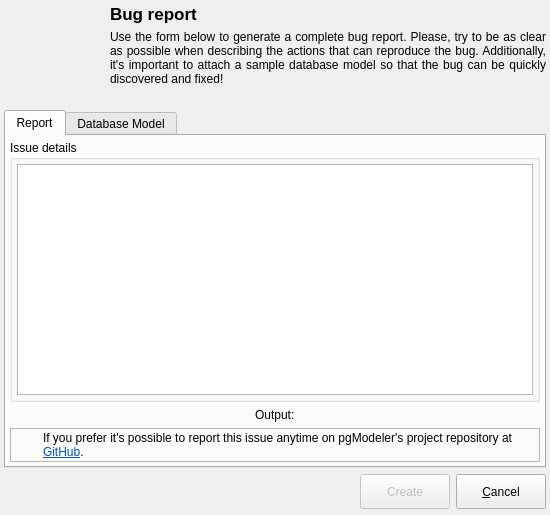
<?xml version="1.0" encoding="UTF-8"?>
<ui version="4.0">
 <class>BugReportForm</class>
 <widget class="QDialog" name="BugReportForm">
  <property name="windowModality">
   <enum>Qt::ApplicationModal</enum>
  </property>
  <property name="geometry">
   <rect>
    <x>0</x>
    <y>0</y>
    <width>550</width>
    <height>515</height>
   </rect>
  </property>
  <property name="sizePolicy">
   <sizepolicy hsizetype="Preferred" vsizetype="Preferred">
    <horstretch>0</horstretch>
    <verstretch>0</verstretch>
   </sizepolicy>
  </property>
  <property name="minimumSize">
   <size>
    <width>550</width>
    <height>500</height>
   </size>
  </property>
  <property name="maximumSize">
   <size>
    <width>16777215</width>
    <height>16777215</height>
   </size>
  </property>
  <property name="windowTitle">
   <string>Bug Report</string>
  </property>
  <property name="windowIcon">
   <iconset resource="../res/resources.qrc">
    <normaloff>:/icones/icones/pgsqlModeler48x48.png</normaloff>:/icones/icones/pgsqlModeler48x48.png</iconset>
  </property>
  <layout class="QGridLayout" name="gridLayout">
   <property name="leftMargin">
    <number>4</number>
   </property>
   <property name="topMargin">
    <number>4</number>
   </property>
   <property name="rightMargin">
    <number>4</number>
   </property>
   <property name="bottomMargin">
    <number>4</number>
   </property>
   <property name="spacing">
    <number>6</number>
   </property>
   <item row="0" column="0" rowspan="2">
    <widget class="QLabel" name="logo_lbl">
     <property name="sizePolicy">
      <sizepolicy hsizetype="Fixed" vsizetype="Fixed">
       <horstretch>0</horstretch>
       <verstretch>0</verstretch>
      </sizepolicy>
     </property>
     <property name="minimumSize">
      <size>
       <width>100</width>
       <height>100</height>
      </size>
     </property>
     <property name="maximumSize">
      <size>
       <width>100</width>
       <height>100</height>
      </size>
     </property>
     <property name="text">
      <string/>
     </property>
     <property name="pixmap">
      <pixmap resource="../res/resources.qrc">:/imagens/imagens/bugreport.png</pixmap>
     </property>
     <property name="scaledContents">
      <bool>true</bool>
     </property>
     <property name="alignment">
      <set>Qt::AlignLeading|Qt::AlignLeft|Qt::AlignTop</set>
     </property>
    </widget>
   </item>
   <item row="0" column="1">
    <widget class="QLabel" name="title_lbl">
     <property name="sizePolicy">
      <sizepolicy hsizetype="Preferred" vsizetype="Fixed">
       <horstretch>0</horstretch>
       <verstretch>0</verstretch>
      </sizepolicy>
     </property>
     <property name="font">
      <font>
       <pointsize>13</pointsize>
       <weight>75</weight>
       <bold>true</bold>
      </font>
     </property>
     <property name="text">
      <string>Bug report</string>
     </property>
     <property name="margin">
      <number>4</number>
     </property>
    </widget>
   </item>
   <item row="3" column="0" colspan="2">
    <layout class="QGridLayout" name="botoes_lt">
     <property name="leftMargin">
      <number>4</number>
     </property>
     <property name="bottomMargin">
      <number>2</number>
     </property>
     <property name="spacing">
      <number>0</number>
     </property>
     <item row="0" column="3">
      <widget class="QPushButton" name="cancel_btn">
       <property name="sizePolicy">
        <sizepolicy hsizetype="Preferred" vsizetype="Preferred">
         <horstretch>0</horstretch>
         <verstretch>0</verstretch>
        </sizepolicy>
       </property>
       <property name="minimumSize">
        <size>
         <width>90</width>
         <height>35</height>
        </size>
       </property>
       <property name="maximumSize">
        <size>
         <width>16777215</width>
         <height>16777215</height>
        </size>
       </property>
       <property name="text">
        <string>&amp;Cancel</string>
       </property>
       <property name="icon">
        <iconset resource="../res/resources.qrc">
         <normaloff>:/icones/icones/msgbox_erro.png</normaloff>:/icones/icones/msgbox_erro.png</iconset>
       </property>
       <property name="iconSize">
        <size>
         <width>22</width>
         <height>22</height>
        </size>
       </property>
       <property name="flat">
        <bool>false</bool>
       </property>
      </widget>
     </item>
     <item row="0" column="2">
      <spacer name="horizontalSpacer">
       <property name="orientation">
        <enum>Qt::Horizontal</enum>
       </property>
       <property name="sizeType">
        <enum>QSizePolicy::Fixed</enum>
       </property>
       <property name="sizeHint" stdset="0">
        <size>
         <width>6</width>
         <height>20</height>
        </size>
       </property>
      </spacer>
     </item>
     <item row="0" column="1">
      <widget class="QPushButton" name="create_btn">
       <property name="enabled">
        <bool>false</bool>
       </property>
       <property name="sizePolicy">
        <sizepolicy hsizetype="Preferred" vsizetype="Preferred">
         <horstretch>0</horstretch>
         <verstretch>0</verstretch>
        </sizepolicy>
       </property>
       <property name="minimumSize">
        <size>
         <width>90</width>
         <height>35</height>
        </size>
       </property>
       <property name="maximumSize">
        <size>
         <width>16777215</width>
         <height>16777215</height>
        </size>
       </property>
       <property name="text">
        <string>Create</string>
       </property>
       <property name="icon">
        <iconset resource="../res/resources.qrc">
         <normaloff>:/icones/icones/salvar.png</normaloff>:/icones/icones/salvar.png</iconset>
       </property>
       <property name="iconSize">
        <size>
         <width>22</width>
         <height>22</height>
        </size>
       </property>
       <property name="default">
        <bool>true</bool>
       </property>
      </widget>
     </item>
     <item row="0" column="0">
      <spacer>
       <property name="orientation">
        <enum>Qt::Horizontal</enum>
       </property>
       <property name="sizeHint" stdset="0">
        <size>
         <width>91</width>
         <height>27</height>
        </size>
       </property>
      </spacer>
     </item>
    </layout>
   </item>
   <item row="1" column="1">
    <widget class="QLabel" name="msg_lbl">
     <property name="sizePolicy">
      <sizepolicy hsizetype="Expanding" vsizetype="Preferred">
       <horstretch>0</horstretch>
       <verstretch>0</verstretch>
      </sizepolicy>
     </property>
     <property name="minimumSize">
      <size>
       <width>0</width>
       <height>0</height>
      </size>
     </property>
     <property name="text">
      <string>Use the form below to generate a complete bug report. Please, try to be as clear as possible when describing the actions that can reproduce the bug. Additionally, it's important to attach a sample database model so that the bug can be quickly discovered and fixed!</string>
     </property>
     <property name="textFormat">
      <enum>Qt::PlainText</enum>
     </property>
     <property name="alignment">
      <set>Qt::AlignJustify|Qt::AlignTop</set>
     </property>
     <property name="wordWrap">
      <bool>true</bool>
     </property>
     <property name="margin">
      <number>4</number>
     </property>
     <property name="openExternalLinks">
      <bool>true</bool>
     </property>
     <property name="textInteractionFlags">
      <set>Qt::TextSelectableByMouse</set>
     </property>
    </widget>
   </item>
   <item row="2" column="0" colspan="2">
    <widget class="QTabWidget" name="report_twg">
     <property name="sizePolicy">
      <sizepolicy hsizetype="Expanding" vsizetype="Expanding">
       <horstretch>0</horstretch>
       <verstretch>0</verstretch>
      </sizepolicy>
     </property>
     <property name="currentIndex">
      <number>0</number>
     </property>
     <widget class="QWidget" name="tab">
      <attribute name="title">
       <string>Report</string>
      </attribute>
      <layout class="QVBoxLayout" name="report_tab_grid">
       <property name="leftMargin">
        <number>4</number>
       </property>
       <property name="topMargin">
        <number>4</number>
       </property>
       <property name="rightMargin">
        <number>4</number>
       </property>
       <property name="bottomMargin">
        <number>4</number>
       </property>
       <item>
        <widget class="QGroupBox" name="details_gb">
         <property name="title">
          <string>Issue details</string>
         </property>
         <layout class="QGridLayout" name="gridLayout_3">
          <property name="leftMargin">
           <number>4</number>
          </property>
          <property name="topMargin">
           <number>4</number>
          </property>
          <property name="rightMargin">
           <number>4</number>
          </property>
          <property name="bottomMargin">
           <number>4</number>
          </property>
          <item row="0" column="0">
           <widget class="QPlainTextEdit" name="details_txt"/>
          </item>
         </layout>
        </widget>
       </item>
       <item>
        <widget class="QWidget" name="output_wgt" native="true">
         <layout class="QHBoxLayout" name="output_lt">
          <property name="leftMargin">
           <number>0</number>
          </property>
          <property name="topMargin">
           <number>0</number>
          </property>
          <property name="rightMargin">
           <number>0</number>
          </property>
          <property name="bottomMargin">
           <number>0</number>
          </property>
          <item>
           <widget class="QLabel" name="output_lbl">
            <property name="sizePolicy">
             <sizepolicy hsizetype="Fixed" vsizetype="Preferred">
              <horstretch>0</horstretch>
              <verstretch>0</verstretch>
             </sizepolicy>
            </property>
            <property name="text">
             <string>Output:</string>
            </property>
           </widget>
          </item>
         </layout>
        </widget>
       </item>
       <item>
        <widget class="QFrame" name="message_frm">
         <property name="sizePolicy">
          <sizepolicy hsizetype="Preferred" vsizetype="Fixed">
           <horstretch>0</horstretch>
           <verstretch>0</verstretch>
          </sizepolicy>
         </property>
         <property name="minimumSize">
          <size>
           <width>0</width>
           <height>0</height>
          </size>
         </property>
         <property name="frameShape">
          <enum>QFrame::StyledPanel</enum>
         </property>
         <property name="frameShadow">
          <enum>QFrame::Raised</enum>
         </property>
         <layout class="QGridLayout" name="gridLayout_5">
          <property name="leftMargin">
           <number>2</number>
          </property>
          <property name="topMargin">
           <number>2</number>
          </property>
          <property name="rightMargin">
           <number>2</number>
          </property>
          <property name="bottomMargin">
           <number>2</number>
          </property>
          <item row="0" column="0">
           <widget class="QLabel" name="hint_ico_lbl">
            <property name="minimumSize">
             <size>
              <width>24</width>
              <height>24</height>
             </size>
            </property>
            <property name="maximumSize">
             <size>
              <width>24</width>
              <height>24</height>
             </size>
            </property>
            <property name="text">
             <string/>
            </property>
            <property name="textFormat">
             <enum>Qt::AutoText</enum>
            </property>
            <property name="pixmap">
             <pixmap resource="../res/resources.qrc">:/icones/icones/msgbox_info.png</pixmap>
            </property>
            <property name="scaledContents">
             <bool>true</bool>
            </property>
           </widget>
          </item>
          <item row="0" column="1">
           <widget class="QLabel" name="hint_lbl">
            <property name="font">
             <font>
              <weight>50</weight>
              <italic>false</italic>
              <bold>false</bold>
              <underline>false</underline>
              <strikeout>false</strikeout>
              <kerning>true</kerning>
             </font>
            </property>
            <property name="text">
             <string>&lt;html&gt;&lt;head/&gt;&lt;body&gt;&lt;p&gt;If you prefer it's possible to report this issue anytime on pgModeler's project repository at &lt;a href=&quot;http://github.com/pgmodeler/pgmodeler/issues&quot;&gt;&lt;span style=&quot; text-decoration: underline; color:#0057ae;&quot;&gt;GitHub&lt;/span&gt;&lt;/a&gt;. &lt;/p&gt;&lt;/body&gt;&lt;/html&gt;</string>
            </property>
            <property name="textFormat">
             <enum>Qt::AutoText</enum>
            </property>
            <property name="wordWrap">
             <bool>true</bool>
            </property>
            <property name="openExternalLinks">
             <bool>true</bool>
            </property>
           </widget>
          </item>
         </layout>
        </widget>
       </item>
      </layout>
     </widget>
     <widget class="QWidget" name="tab_3">
      <attribute name="title">
       <string>Database Model</string>
      </attribute>
      <layout class="QGridLayout" name="gridLayout_4">
       <property name="leftMargin">
        <number>4</number>
       </property>
       <property name="topMargin">
        <number>4</number>
       </property>
       <property name="rightMargin">
        <number>4</number>
       </property>
       <property name="bottomMargin">
        <number>4</number>
       </property>
       <item row="0" column="0" colspan="2">
        <widget class="QWidget" name="attach_wgt" native="true">
         <property name="minimumSize">
          <size>
           <width>0</width>
           <height>0</height>
          </size>
         </property>
         <layout class="QHBoxLayout" name="horizontalLayout_2">
          <property name="leftMargin">
           <number>0</number>
          </property>
          <property name="topMargin">
           <number>0</number>
          </property>
          <property name="rightMargin">
           <number>0</number>
          </property>
          <property name="bottomMargin">
           <number>0</number>
          </property>
          <item>
           <widget class="QCheckBox" name="attach_mod_chk">
            <property name="text">
             <string>Attach the below database model file to be debugged.</string>
            </property>
            <property name="checked">
             <bool>true</bool>
            </property>
           </widget>
          </item>
          <item>
           <widget class="QToolButton" name="attach_tb">
            <property name="minimumSize">
             <size>
              <width>30</width>
              <height>30</height>
             </size>
            </property>
            <property name="toolTip">
             <string>Attach a different database model</string>
            </property>
            <property name="text">
             <string>...</string>
            </property>
            <property name="icon">
             <iconset resource="../res/resources.qrc">
              <normaloff>:/icones/icones/adddata.png</normaloff>:/icones/icones/adddata.png</iconset>
            </property>
            <property name="iconSize">
             <size>
              <width>22</width>
              <height>22</height>
             </size>
            </property>
           </widget>
          </item>
         </layout>
         <zorder>attach_tb</zorder>
         <zorder>attach_mod_chk</zorder>
        </widget>
       </item>
       <item row="1" column="0" colspan="2">
        <widget class="QPlainTextEdit" name="model_txt">
         <property name="enabled">
          <bool>true</bool>
         </property>
         <property name="font">
          <font>
           <family>DejaVu Sans Mono</family>
           <pointsize>8</pointsize>
           <italic>true</italic>
          </font>
         </property>
         <property name="readOnly">
          <bool>true</bool>
         </property>
        </widget>
       </item>
      </layout>
     </widget>
    </widget>
   </item>
  </layout>
 </widget>
 <resources>
  <include location="../res/resources.qrc"/>
 </resources>
 <connections/>
</ui>
